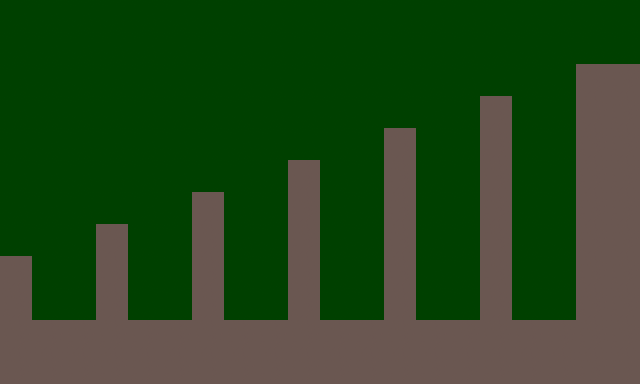

The image is a tile-based game level rendered from a .tmx file. Its description and complete source (layers, tilesets, objects, tile grids) follow:
An orthogonal 20x12 tile map with 32x32 px tiles, 1 tile layer (Capa de patrones 1) and 26 objects (15x pinchos, puerta, player).

<map version="1.10" tiledversion="1.10.1" orientation="orthogonal" renderorder="right-down" width="20" height="12" tilewidth="32" tileheight="32" infinite="0" nextlayerid="5" nextobjectid="29">
 <tileset firstgid="1" source="Spritesheet.tsx" />
 <layer id="1" name="Capa de patrones 1" width="20" height="12">
  <data encoding="csv">
7,7,7,7,7,7,7,7,7,7,7,7,7,7,7,7,7,7,7,7,
7,7,7,7,7,7,7,7,7,7,7,7,7,7,7,7,7,7,7,7,
7,7,7,7,7,7,7,7,7,7,7,7,7,7,7,7,7,7,6,6,
7,7,7,7,7,7,7,7,7,7,7,7,7,7,7,6,7,7,6,6,
7,7,7,7,7,7,7,7,7,7,7,7,6,7,7,6,7,7,6,6,
7,7,7,7,7,7,7,7,7,6,7,7,6,7,7,6,7,7,6,6,
7,7,7,7,7,7,6,7,7,6,7,7,6,7,7,6,7,7,6,6,
7,7,7,6,7,7,6,7,7,6,7,7,6,7,7,6,7,7,6,6,
6,7,7,6,7,7,6,7,7,6,7,7,6,7,7,6,7,7,6,6,
6,7,7,6,7,7,6,7,7,6,7,7,6,7,7,6,7,7,6,6,
6,6,6,6,6,6,6,6,6,6,6,6,6,6,6,6,6,6,6,6,
6,6,6,6,6,6,6,6,6,6,6,6,6,6,6,6,6,6,6,6
</data>
 </layer>
 <objectgroup id="2" name="Objetos">
  <object id="1" type="puerta" gid="3" x="591.333" y="63.0833" width="32" height="32">
   <properties>
    <property name="SiguienteNivel" value="nivel14.tmx" />
   </properties>
  </object>
  <object id="2" type="player" gid="1" x="0.333333" y="224.333" width="32" height="32" />
  <object id="11" type="pinchos" gid="8" x="32" y="320.375" width="32" height="32" />
  <object id="12" type="pinchos" gid="8" x="64.25" y="320.375" width="32" height="32" />
  <object id="13" type="pinchos" gid="8" x="127.625" y="319.75" width="32" height="32" />
  <object id="14" type="pinchos" gid="8" x="159.875" y="319.75" width="32" height="32" />
  <object id="15" type="pinchos" gid="8" x="223.875" y="319.697" width="32" height="32" />
  <object id="16" type="pinchos" gid="8" x="256.125" y="319.697" width="32" height="32" />
  <object id="17" type="pinchos" gid="8" x="320" y="320.25" width="32" height="32" />
  <object id="18" type="pinchos" gid="8" x="352.25" y="320.25" width="32" height="32" />
  <object id="19" type="pinchos" gid="8" x="416.375" y="319.917" width="32" height="32" />
  <object id="20" type="pinchos" gid="8" x="448.625" y="319.917" width="32" height="32" />
  <object id="21" type="pinchos" gid="8" x="511.375" y="320" width="32" height="32" />
  <object id="22" type="pinchos" gid="8" x="543.625" y="320" width="32" height="32" />
  <object id="26" type="pinchos" gid="8" x="416.25" y="128.5" width="32" height="32" rotation="90" />
  <object id="27" type="pinchos" gid="8" x="320.25" y="160.25" width="32" height="32" rotation="90" />
  <object id="28" type="pinchos" gid="3221225480" x="544.146" y="64.0208" width="32" height="32" rotation="90" />
 </objectgroup>
 <objectgroup id="4" name="ParaSaltar" visible="0">
  <object id="24" x="1.39583" y="95.875" width="639.875" height="288.25" />
 </objectgroup>
 <objectgroup id="3" name="Plataforma">
  <object id="3" x="-0.416667" y="320.152" width="640.417" height="31.9318" />
  <object id="4" x="0.212121" y="255.97" width="31.5758" height="64.0303" />
  <object id="5" x="96.2121" y="224.235" width="31.5758" height="95.8712" />
  <object id="6" x="192.212" y="191.985" width="31.5758" height="128.212" />
  <object id="7" x="287.962" y="160.068" width="31.9508" height="160.03" />
  <object id="8" x="384.066" y="128.032" width="31.9091" height="192.421" />
  <object id="9" x="478.991" y="95.0455" width="31.8571" height="225.303" />
  <object id="10" x="576.212" y="63.9015" width="63.8367" height="256.03" />
 </objectgroup>
</map>
